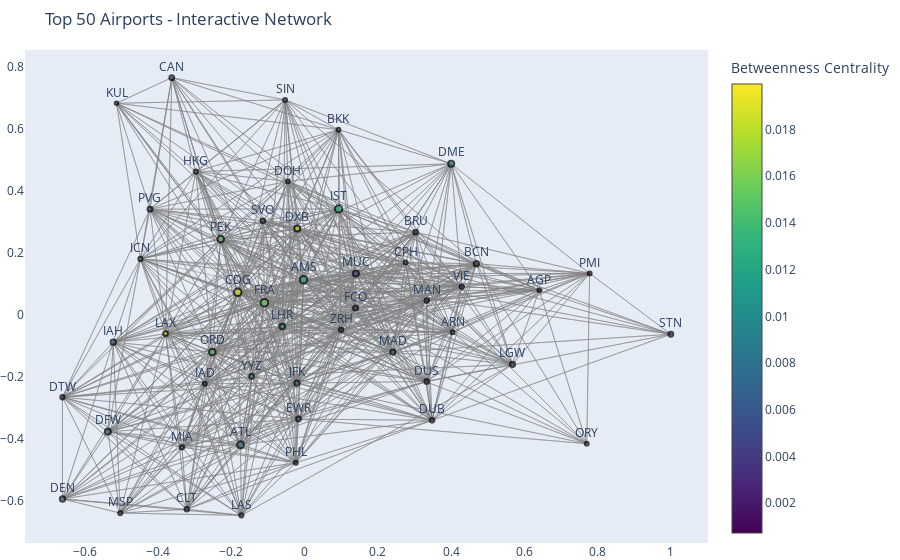

Notebook code for this chart:
### Code cell
import plotly.graph_objects as go
import networkx as nx

# Focus on top 50 airports
top_50_airports = sorted(degree_centrality.items(), key=lambda x: x[1], reverse=True)[:50]
top_50_nodes = [node for node, _ in top_50_airports]
top_50_subgraph = G.subgraph(top_50_nodes)

# Get positions
pos = nx.spring_layout(top_50_subgraph, seed=42)

# Prepare edge trace
edge_x = []
edge_y = []

for edge in top_50_subgraph.edges():
    x0, y0 = pos[edge[0]]
    x1, y1 = pos[edge[1]]
    edge_x.extend([x0, x1, None])
    edge_y.extend([y0, y1, None])

edge_trace = go.Scatter(
    x=edge_x,
    y=edge_y,
    line=dict(width=0.5, color='gray'),
    hoverinfo='none',
    mode='lines'
)

# Prepare node trace with larger node size
node_x = []
node_y = []
node_size = []
node_color = []
node_text = []

for node in top_50_subgraph.nodes():
    x, y = pos[node]
    node_x.append(x)
    node_y.append(y)
    node_size.append(degree_centrality[node] * 100)  # Increase size for better visibility
    node_color.append(betweenness_centrality[node])
    node_text.append(f"Airport: {node}<br>Degree Centrality: {degree_centrality[node]:.3f}<br>Betweenness Centrality: {betweenness_centrality[node]:.3f}")

node_trace = go.Scatter(
    x=node_x,
    y=node_y,
    mode='markers+text',
    text=[node for node in top_50_subgraph.nodes()],  # Display only airport codes as labels
    hoverinfo='text',
    hovertext=node_text,  # Tooltip shows centrality details
    marker=dict(
        size=node_size,
        color=node_color,  # Apply betweenness centrality color
        colorscale='Viridis',
        colorbar=dict(title="Betweenness Centrality"),
        showscale=True,
        line=dict(width=2, color='black')  
    ),
    textposition="top center"  # Text labels directly above nodes
)

# Combine traces
fig = go.Figure(data=[edge_trace, node_trace])

# Customize layout
fig.update_layout(
    title="Top 50 Airports - Interactive Network",
    showlegend=False,
    hovermode='closest',
    margin=dict(b=0, l=0, r=0, t=50),
    xaxis=dict(showgrid=False, zeroline=False),
    yaxis=dict(showgrid=False, zeroline=False)
)

fig.show()

### Figure 1 — Plotly figure (JSON) as saved in the notebook; plotly's stock layout.template omitted (floating-point values rounded to 4 significant figures; data arrays with more than 128 entries replaced by an {"elided": "..."} marker saying what was removed)
{"data": [{"hoverinfo": "none", "line": {"color": "gray", "width": 0.5}, "mode": "lines", "type": "scatter", "x": {"elided": "4263 float values"}, "y": {"elided": "4263 float values"}}, {"hoverinfo": "text", "hovertext": ["Airport: EWR<br>Degree Centrality: 0.049<br>Betweenness Centrality: 0.005", "Airport: IAD<br>Degree Centrality: 0.040<br>Betweenness Centrality: 0.004", "Airport: DOH<br>Degree Centrality: 0.038<br>Betweenness Centrality: 0.005", "Airport: PEK<br>Degree Centrality: 0.066<br>Betweenness Centrality: 0.015", "Airport: CAN<br>Degree Centrality: 0.048<br>Betweenness Centrality: 0.005", "Airport: IAH<br>Degree Centrality: 0.054<br>Betweenness Centrality: 0.007", "Airport: ORY<br>Degree Centrality: 0.038<br>Betweenness Centrality: 0.003", "Airport: DUB<br>Degree Centrality: 0.046<br>Betweenness Centrality: 0.002", "Airport: HKG<br>Degree Centrality: 0.043<br>Betweenness Centrality: 0.008", "Airport: LAS<br>Degree Centrality: 0.043<br>Betweenness Centrality: 0.004", "Airport: ARN<br>Degree Centrality: 0.039<br>Betweenness Centrality: 0.006", "Airport: ATL<br>Degree Centrality: 0.069<br>Betweenness Centrality: 0.009", "Airport: LHR<br>Degree Centrality: 0.055<br>Betweenness Centrality: 0.012", "Airport: DEN<br>Degree Centrality: 0.054<br>Betweenness Centrality: 0.008", "Airport: CLT<br>Degree Centrality: 0.045<br>Betweenness Centrality: 0.002", "Airport: BKK<br>Degree Centrality: 0.039<br>Betweenness Centrality: 0.007", "Airport: DME<br>Degree Centrality: 0.061<br>Betweenness Centrality: 0.009", "Airport: JFK<br>Degree Centrality: 0.052<br>Betweenness Centrality: 0.008", "Airport: ICN<br>Degree Centrality: 0.042<br>Betweenness Centrality: 0.008", "Airport: AMS<br>Degree Centrality: 0.074<br>Betweenness Centrality: 0.013", "Airport: MAD<br>Degree Centrality: 0.050<br>Betweenness Centrality: 0.007", "Airport: SIN<br>Degree Centrality: 0.040<br>Betweenness Centrality: 0.009", "Airport: ORD<br>Degree Centrality: 0.066<br>Betweenness Centrality: 0.014", "Airport: BRU<br>Degree Centrality: 0.047<br>Betweenness Centrality: 0.002", "Airport: YYZ<br>Degree Centrality: 0.047<br>Betweenness Centrality: 0.013", "Airport: VIE<br>Degree Centrality: 0.044<br>Betweenness Centrality: 0.001", "Airport: BCN<br>Degree Centrality: 0.052<br>Betweenness Centrality: 0.003", "Airport: LAX<br>Degree Centrality: 0.048<br>Betweenness Centrality: 0.020", "Airport: SVO<br>Degree Centrality: 0.046<br>Betweenness Centrality: 0.005", "Airport: KUL<br>Degree Centrality: 0.036<br>Betweenness Centrality: 0.005", "Airport: AGP<br>Degree Centrality: 0.037<br>Betweenness Centrality: 0.001", "Airport: MAN<br>Degree Centrality: 0.047<br>Betweenness Centrality: 0.002", "Airport: LGW<br>Degree Centrality: 0.053<br>Betweenness Centrality: 0.003", "Airport: DUS<br>Degree Centrality: 0.047<br>Betweenness Centrality: 0.002", "Airport: CDG<br>Degree Centrality: 0.075<br>Betweenness Centrality: 0.019", "Airport: FCO<br>Degree Centrality: 0.051<br>Betweenness Centrality: 0.004", "Airport: DFW<br>Degree Centrality: 0.060<br>Betweenness Centrality: 0.008", "Airport: FRA<br>Degree Centrality: 0.077<br>Betweenness Centrality: 0.015", "Airport: MSP<br>Degree Centrality: 0.042<br>Betweenness Centrality: 0.004", "Airport: PHL<br>Degree Centrality: 0.039<br>Betweenness Centrality: 0.002", "Airport: DXB<br>Degree Centrality: 0.059<br>Betweenness Centrality: 0.018", "Airport: DTW<br>Degree Centrality: 0.043<br>Betweenness Centrality: 0.003", "Airport: PVG<br>Degree Centrality: 0.049<br>Betweenness Centrality: 0.007", "Airport: ZRH<br>Degree Centrality: 0.044<br>Betweenness Centrality: 0.002", "Airport: CPH<br>Degree Centrality: 0.039<br>Betweenness Centrality: 0.008", "Airport: MIA<br>Degree Centrality: 0.043<br>Betweenness Centrality: 0.006", "Airport: STN<br>Degree Centrality: 0.049<br>Betweenness Centrality: 0.001", "Airport: MUC<br>Degree Centrality: 0.061<br>Betweenness Centrality: 0.005", "Airport: IST<br>Degree Centrality: 0.073<br>Betweenness Centrality: 0.012", "Airport: PMI<br>Degree Centrality: 0.040<br>Betweenness Centrality: 0.001"], "marker": {"color": [0.005244, 0.003965, 0.005252, 0.01483, 0.00525, 0.006924, 0.002919, 0.002164, 0.008386, 0.003711, 0.005686, 0.008864, 0.01157, 0.007892, 0.002438, 0.006694, 0.00887, 0.007769, 0.008145, 0.01286, 0.006832, 0.009415, 0.0143, 0.002354, 0.01282, 0.00139, 0.003105, 0.01995, 0.005261, 0.005388, 0.0007214, 0.002076, 0.003021, 0.001662, 0.01861, 0.003669, 0.007578, 0.01538, 0.004039, 0.001963, 0.0179, 0.002573, 0.00667, 0.002353, 0.008024, 0.006471, 0.001425, 0.004649, 0.01243, 0.001106], "colorbar": {"title": {"text": "Betweenness Centrality"}}, "colorscale": [[0, "#440154"], [0.1111, "#482878"], [0.2222, "#3e4989"], [0.3333, "#31688e"], [0.4444, "#26828e"], [0.5556, "#1f9e89"], [0.6667, "#35b779"], [0.7778, "#6ece58"], [0.8889, "#b5de2b"], [1, "#fde725"]], "line": {"color": "black", "width": 2}, "showscale": true, "size": [4.892, 3.978, 3.753, 6.608, 4.796, 5.405, 3.833, 4.619, 4.282, 4.266, 3.945, 6.945, 5.485, 5.405, 4.491, 3.881, 6.063, 5.164, 4.202, 7.426, 5.036, 4.01, 6.56, 4.699, 4.699, 4.411, 5.229, 4.763, 4.619, 3.577, 3.689, 4.651, 5.293, 4.715, 7.538, 5.068, 5.966, 7.65, 4.17, 3.897, 5.934, 4.314, 4.892, 4.379, 3.865, 4.314, 4.892, 6.095, 7.33, 4.042]}, "mode": "markers+text", "text": ["EWR", "IAD", "DOH", "PEK", "CAN", "IAH", "ORY", "DUB", "HKG", "LAS", "ARN", "ATL", "LHR", "DEN", "CLT", "BKK", "DME", "JFK", "ICN", "AMS", "MAD", "SIN", "ORD", "BRU", "YYZ", "VIE", "BCN", "LAX", "SVO", "KUL", "AGP", "MAN", "LGW", "DUS", "CDG", "FCO", "DFW", "FRA", "MSP", "PHL", "DXB", "DTW", "PVG", "ZRH", "CPH", "MIA", "STN", "MUC", "IST", "PMI"], "textposition": "top center", "type": "scatter", "x": [-0.01664, -0.2727, -0.04544, -0.229, -0.3626, -0.5225, 0.7705, 0.3481, -0.297, -0.1726, 0.4041, -0.1749, -0.06094, -0.661, -0.3216, 0.09256, 0.4004, -0.02076, -0.4482, -0.002915, 0.241, -0.05316, -0.2519, 0.3033, -0.1446, 0.4291, 0.4691, -0.3797, -0.1139, -0.5135, 0.6409, 0.3338, 0.5676, 0.3335, -0.1825, 0.1392, -0.5372, -0.1096, -0.5033, -0.02385, -0.02006, -0.6613, -0.4221, 0.09974, 0.2759, -0.3348, 1, 0.1401, 0.09303, 0.7784], "y": [-0.3357, -0.2216, 0.4319, 0.2453, 0.7665, -0.08734, -0.4152, -0.3399, 0.4634, -0.6466, -0.05554, -0.4187, -0.03672, -0.5938, -0.6269, 0.5985, 0.4883, -0.2198, 0.1812, 0.1141, -0.1196, 0.6947, -0.1194, 0.2677, -0.1981, 0.09139, 0.1658, -0.05962, 0.3047, 0.6839, 0.08049, 0.0469, -0.1591, -0.2144, 0.07339, 0.02255, -0.3767, 0.03966, -0.6392, -0.4765, 0.2793, -0.2653, 0.3419, -0.04774, 0.1697, -0.427, -0.06186, 0.134, 0.3427, 0.1345]}], "layout": {"hovermode": "closest", "margin": {"b": 0, "l": 0, "r": 0, "t": 50}, "showlegend": false, "title": {"text": "Top 50 Airports - Interactive Network"}, "xaxis": {"showgrid": false, "zeroline": false}, "yaxis": {"showgrid": false, "zeroline": false}}}
